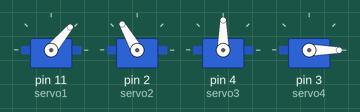
The sketch below on a simulated Arduino Uno, built with avr-gcc and run on an emulated ATmega328P. On the bench: 4 × servo.

Above: at 5.1 s.
At 13.96 s:
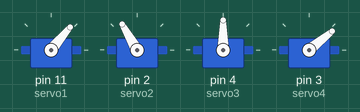
At 22.9 s:
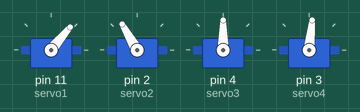
At 34.1 s:
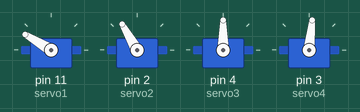
Timing chart, 0 to 40.0 s (numbered marks = the images above):
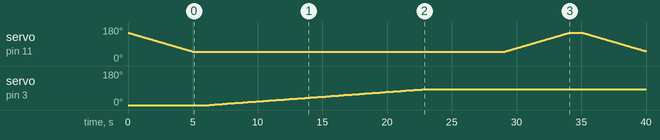

The sketch:

robot1_picking.ino
```cpp
#include<Servo.h>

Servo servo1;
Servo servo2;
Servo servo3;
Servo servo4;

int pos1 = 150;
int pos2 = 120;
int pos4 = 0;

void setup() {
  servo1.attach(11);
  servo2.attach(2);
  servo3.attach(4);
  servo4.attach(3);

  servo1.write(pos1);
  servo2.write(pos2);
  servo4.write(pos4);
}

void up(){
  for(pos1 = 50; pos1 < 150; pos1++)
  {
    servo1.write(pos1);
    delay(50);
    }
  delay(1000);
  }

void down(){
  for(pos1 = 150; pos1 >=50; pos1--)
   {
    servo1.write(pos1);
    delay(50);
    }
  delay(1000);
  }

void open(){
  for(pos4 = 85; pos4>0 ;pos4--)
  {
    servo4.write(pos4);
    delay(200);
    }
   delay(6000);
  }

void close(){
  for(pos4 = 0;pos4<85;pos4++)
  {
    servo4.write(pos4);
    delay(200);
    }
   delay(6000);
  }

void loop() {
  down();
  close();
  up();
  down();
  open();
  up();
}
```

Measured:
- by itself, servo on pin 3 (servo4): moves from 0° to 84° over 16.6 s
